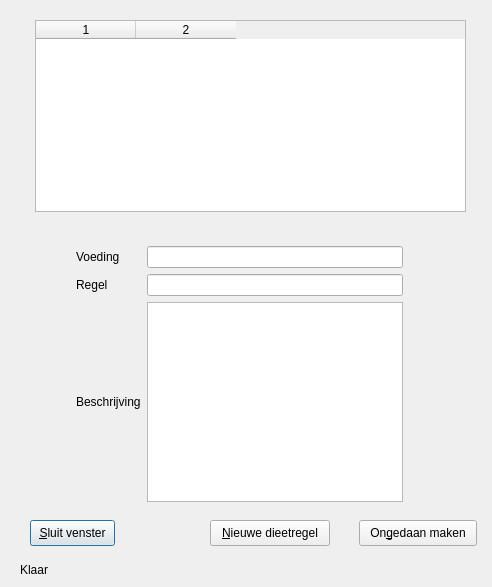
<?xml version="1.0" encoding="UTF-8"?>
<ui version="4.0">
 <class>dietLineDialog</class>
 <widget class="QDialog" name="dietLineDialog">
  <property name="geometry">
   <rect>
    <x>0</x>
    <y>0</y>
    <width>492</width>
    <height>587</height>
   </rect>
  </property>
  <property name="windowTitle">
   <string>- Beschrijf regels</string>
  </property>
  <widget class="QWidget" name="layoutWidget">
   <property name="geometry">
    <rect>
     <x>30</x>
     <y>240</y>
     <width>441</width>
     <height>268</height>
    </rect>
   </property>
   <layout class="QGridLayout" name="DietLineLayout">
    <property name="leftMargin">
     <number>6</number>
    </property>
    <property name="topMargin">
     <number>6</number>
    </property>
    <property name="rightMargin">
     <number>6</number>
    </property>
    <property name="bottomMargin">
     <number>6</number>
    </property>
    <item row="0" column="1">
     <widget class="QLabel" name="FoodNameLabelabel">
      <property name="text">
       <string>Voeding</string>
      </property>
     </widget>
    </item>
    <item row="2" column="1">
     <widget class="QLabel" name="descriptionLabel">
      <property name="text">
       <string>Beschrijving</string>
      </property>
     </widget>
    </item>
    <item row="0" column="2">
     <widget class="QLineEdit" name="FoodNameEdit"/>
    </item>
    <item row="0" column="3">
     <spacer name="horizontalSpacer_7">
      <property name="orientation">
       <enum>Qt::Horizontal</enum>
      </property>
      <property name="sizeHint" stdset="0">
       <size>
        <width>40</width>
        <height>20</height>
       </size>
      </property>
     </spacer>
    </item>
    <item row="0" column="0">
     <spacer name="horizontalSpacer_6">
      <property name="orientation">
       <enum>Qt::Horizontal</enum>
      </property>
      <property name="sizeType">
       <enum>QSizePolicy::Preferred</enum>
      </property>
      <property name="sizeHint" stdset="0">
       <size>
        <width>40</width>
        <height>20</height>
       </size>
      </property>
     </spacer>
    </item>
    <item row="1" column="1">
     <widget class="QLabel" name="applicationTypeLabel">
      <property name="text">
       <string>Regel</string>
      </property>
     </widget>
    </item>
    <item row="1" column="2">
     <widget class="QLineEdit" name="ApplicationTypeEdit"/>
    </item>
    <item row="2" column="2">
     <widget class="QPlainTextEdit" name="DescriptionEdit"/>
    </item>
   </layout>
  </widget>
  <widget class="QTableWidget" name="dietLineTable">
   <property name="geometry">
    <rect>
     <x>35</x>
     <y>20</y>
     <width>431</width>
     <height>192</height>
    </rect>
   </property>
   <property name="editTriggers">
    <set>QAbstractItemView::NoEditTriggers</set>
   </property>
   <property name="selectionMode">
    <enum>QAbstractItemView::SingleSelection</enum>
   </property>
   <property name="selectionBehavior">
    <enum>QAbstractItemView::SelectRows</enum>
   </property>
   <property name="columnCount">
    <number>2</number>
   </property>
   <attribute name="verticalHeaderVisible">
    <bool>false</bool>
   </attribute>
   <column/>
   <column/>
  </widget>
  <widget class="QPushButton" name="resetButton">
   <property name="geometry">
    <rect>
     <x>359</x>
     <y>520</y>
     <width>118</width>
     <height>26</height>
    </rect>
   </property>
   <property name="text">
    <string>On&amp;gedaan maken</string>
   </property>
   <property name="shortcut">
    <string extracomment="Maakt wijzigingen aan deze dieetregel ongedaan"/>
   </property>
   <property name="autoDefault">
    <bool>false</bool>
   </property>
  </widget>
  <widget class="QPushButton" name="closeButton">
   <property name="geometry">
    <rect>
     <x>30</x>
     <y>520</y>
     <width>85</width>
     <height>26</height>
    </rect>
   </property>
   <property name="text">
    <string>&amp;Sluit venster</string>
   </property>
   <property name="shortcut">
    <string extracomment="Sluit dit venster en behoudt de wijzigingen"/>
   </property>
   <property name="autoDefault">
    <bool>false</bool>
   </property>
   <property name="default">
    <bool>true</bool>
   </property>
  </widget>
  <widget class="QLabel" name="statusMessageLabel">
   <property name="geometry">
    <rect>
     <x>20</x>
     <y>560</y>
     <width>471</width>
     <height>20</height>
    </rect>
   </property>
   <property name="text">
    <string>Klaar</string>
   </property>
  </widget>
  <widget class="QPushButton" name="newLineButton">
   <property name="geometry">
    <rect>
     <x>210</x>
     <y>520</y>
     <width>120</width>
     <height>26</height>
    </rect>
   </property>
   <property name="text">
    <string>&amp;Nieuwe dieetregel</string>
   </property>
   <property name="autoDefault">
    <bool>false</bool>
   </property>
  </widget>
 </widget>
 <resources/>
 <connections>
  <connection>
   <sender>closeButton</sender>
   <signal>clicked()</signal>
   <receiver>dietLineDialog</receiver>
   <slot>accept()</slot>
   <hints>
    <hint type="sourcelabel">
     <x>72</x>
     <y>532</y>
    </hint>
    <hint type="destinationlabel">
     <x>245</x>
     <y>293</y>
    </hint>
   </hints>
  </connection>
 </connections>
</ui>
